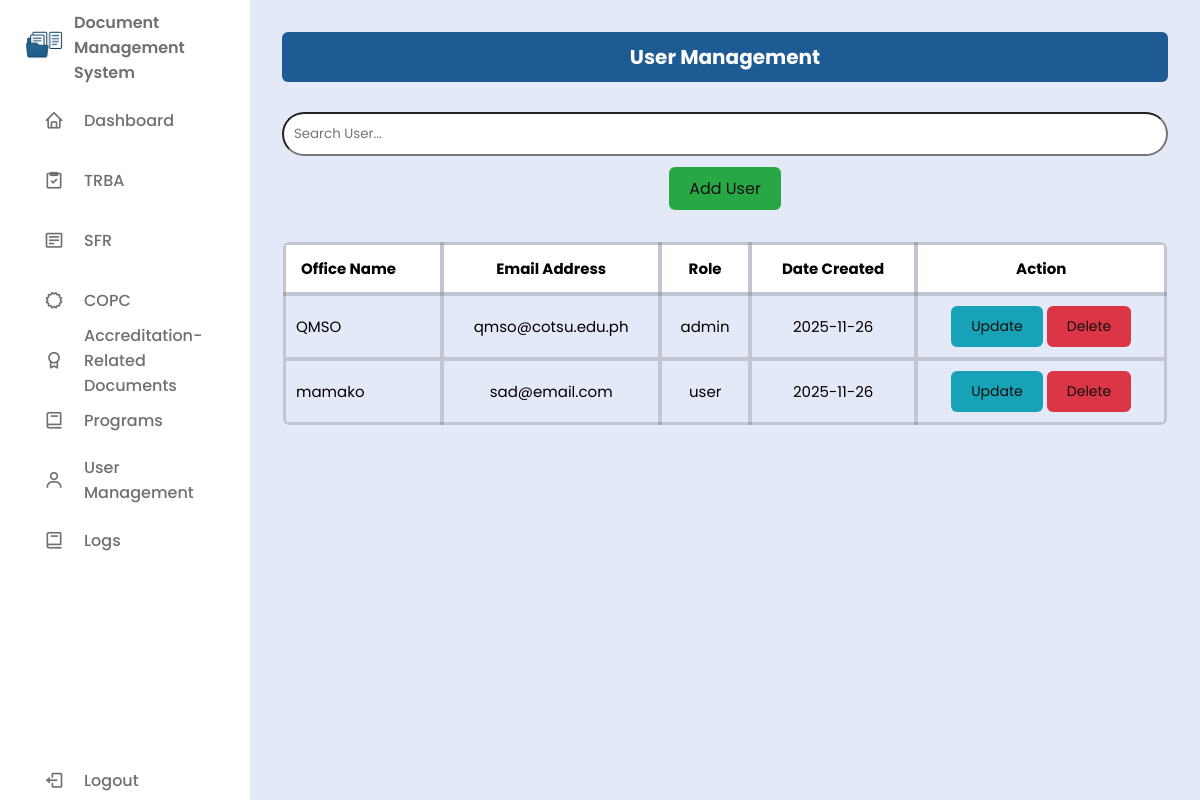
The app's page /users/user.php (signed in) with its own data.
### tables this page shows
CREATE TABLE `user` (
  `id` int(11) NOT NULL,
  `fullname` varchar(255) NOT NULL,
  `email` varchar(255) NOT NULL,
  `password` varchar(255) NOT NULL,
  `role` enum('admin','user') NOT NULL DEFAULT 'user',
  `reset_token` varchar(255) DEFAULT NULL,
  `reset_expiry` datetime DEFAULT NULL,
  `date_created` date NOT NULL DEFAULT current_timestamp()
);

### users/user.php (the view, shortened to what this page needs)
<?php
require "../db/db_conn.php";
$isAdmin = isset($_SESSION['user_role']) && $_SESSION['user_role'] === 'admin';
?>
<!DOCTYPE html>
<html lang="en">
<head>
  <link href="https://unpkg.com/boxicons@2.1.4/css/boxicons.min.css" rel="stylesheet" />
  <link rel="stylesheet" href="../css/style.css" />
</head>
<body>
<?php include('../includes/sidebar.php'); ?>
<section class="dashboard-content">
<section class="table-section">
    <h2>User Management</h2>
    <div class="search-bar">
      <input type="text" id="searchInput" placeholder="Search User..." onkeyup="filterTable()" />
    </div>
    <?php if ($isAdmin): ?>
    <div class="add-button-container">
      <a href="../views/add_user_page.php" class="btn-add">Add User</a>
    </div>
    <?php endif; ?>
    <div class="table-container">
      <table>
        <thead>
          <tr>
            <th>Office Name</th>
            <th>Email Address</th>
            <th>Role</th>
            <th>Date Created</th>
            <?php if ($isAdmin): ?><th>Action</th><?php endif; ?>
          </tr>
        </thead>
        <tbody>
        <?php
        $sql = "SELECT * FROM user ORDER BY date_created DESC";
        $result = $conn->query($sql);
        if ($result && $result->num_rows > 0):
          while ($row = $result->fetch_assoc()):
        ?>
          <tr>
            <td><?= htmlspecialchars($row['fullname']) ?></td>
            <td><?= htmlspecialchars($row['email']) ?></td>
            <td><?= htmlspecialchars($row['role']) ?></td>
            <td><?= htmlspecialchars($row['date_created']) ?></td>
            <td>
            <?php if ($isAdmin): ?>
              <button class="btn-update" onclick="openUserUpdateModal(
                <?= $row['id'] ?>,
                '<?= htmlspecialchars($row['fullname'], ENT_QUOTES) ?>',
                '<?= htmlspecialchars($row['email'], ENT_QUOTES) ?>',
                '<?= htmlspecialchars($row['role'], ENT_QUOTES) ?>'
              )">Update</button>
              <button class="btn-delete" onclick="userDeleteModal(<?= $row['id'] ?>)">Delete</button>
            <?php endif; ?>
            </td>
          </tr>
        <?php endwhile; else: ?>
          <tr><td colspan="<?= $isAdmin ? 5 : 4 ?>">No Users found.</td></tr>
        <?php endif; ?>
        </tbody>
      </table>
    </div>
  </section>
</section>
</body>
</html>

### css/style.css (style rules this page uses)
* { margin: 0; padding: 0; box-sizing: border-box; font-family: 'Poppins', sans-serif; }
:root { --body-color: #E4E9F7; --sidebar-color: #FFF; --primary-color: #1E5A94; --primary-color-light: #F6FSFF; --toggle-color: #DDD; --text-color: #707070; --tran-02: all 0.2s ease; --tran-03: all 0.3s ease; --tran-04: all 0.4s ease; --tran-05: all 0.5s ease; }
body { height: 100vh; background: var(--body-color); display: flex; }
.dashboard-content { margin-left: 250px; padding: 2rem; width: 100%; min-height: 100vh; background: var(--body-color); position: relative; overflow: hidden; }
.dashboard-content > * { position: relative; z-index: 1; }
.table-section h2 { background-color: #1E5A94; padding: 10px 15px; border-radius: 6px; text-align: center; margin-bottom: 10px; font-size: 20px; color: #fff; }
.table-section table { background: #fff; width: 100%; border-collapse: collapse; margin-top: 20px; font-size: 15px; color: #000; border: 1px solid rgba(0, 0, 0, 0.2); border-radius: 8px; overflow: hidden; }
.table-section th, .table-section td { padding: 12px 15px; border: 4px solid rgba(0, 0, 0, 0.15); text-align: left; }
.table-section th { background-color: rgba(255, 255, 255, 0.85); font-weight: 600; }
.table-container { max-height: 400px; overflow-y: auto; border-radius: 6px; background-color: transparent; }
.table-container table { width: 100%; border-collapse: collapse; background: transparent; font-size: 15px; color: #000; }
.table-container th, .table-container td { padding: 10px; text-align: left; border-bottom: 1px solid #ddd; }
.table-container thead th { position: sticky; top: 0; background-color: #fff; font-weight: 700; padding: 12px 15px; border: 4px solid rgba(0, 0, 0, 0.15); z-index: 1; text-align: center; }
.table-section td, .table-section th { text-align: center; }
.table-section tr:last-child td { border-bottom: 4px solid rgba(0, 0, 0, 0.15); }
.table-section td:first-child, .table-section th:first-child { text-align: left; }
.btn-update, .btn-view, .btn-delete, .btn-add { padding: 10px 20px; border: none; border-radius: 6px; font-size: 14px; cursor: pointer; transition: background-color 0.3s ease; color: #101010; text-decoration: none; }
.btn-update { background-color: #17a2b8; }
.btn-delete { background-color: #dc3545; }
.btn-add { background-color: #28a745; font-size: 16px; }
.add-button-container { width: 100%; margin: 20px auto; text-align: center; }
.search-bar { margin: 30px 0 10px; }
#searchInput { width: 100%; padding: 10px; border-radius: 25px; }

### records on screen
user: fullname "QMSO", email "qmso@cotsu.edu.ph", role "admin", date_created "2025-11-26"
user: fullname "mamako", email "sad@email.com", role "user", date_created "2025-11-26"
